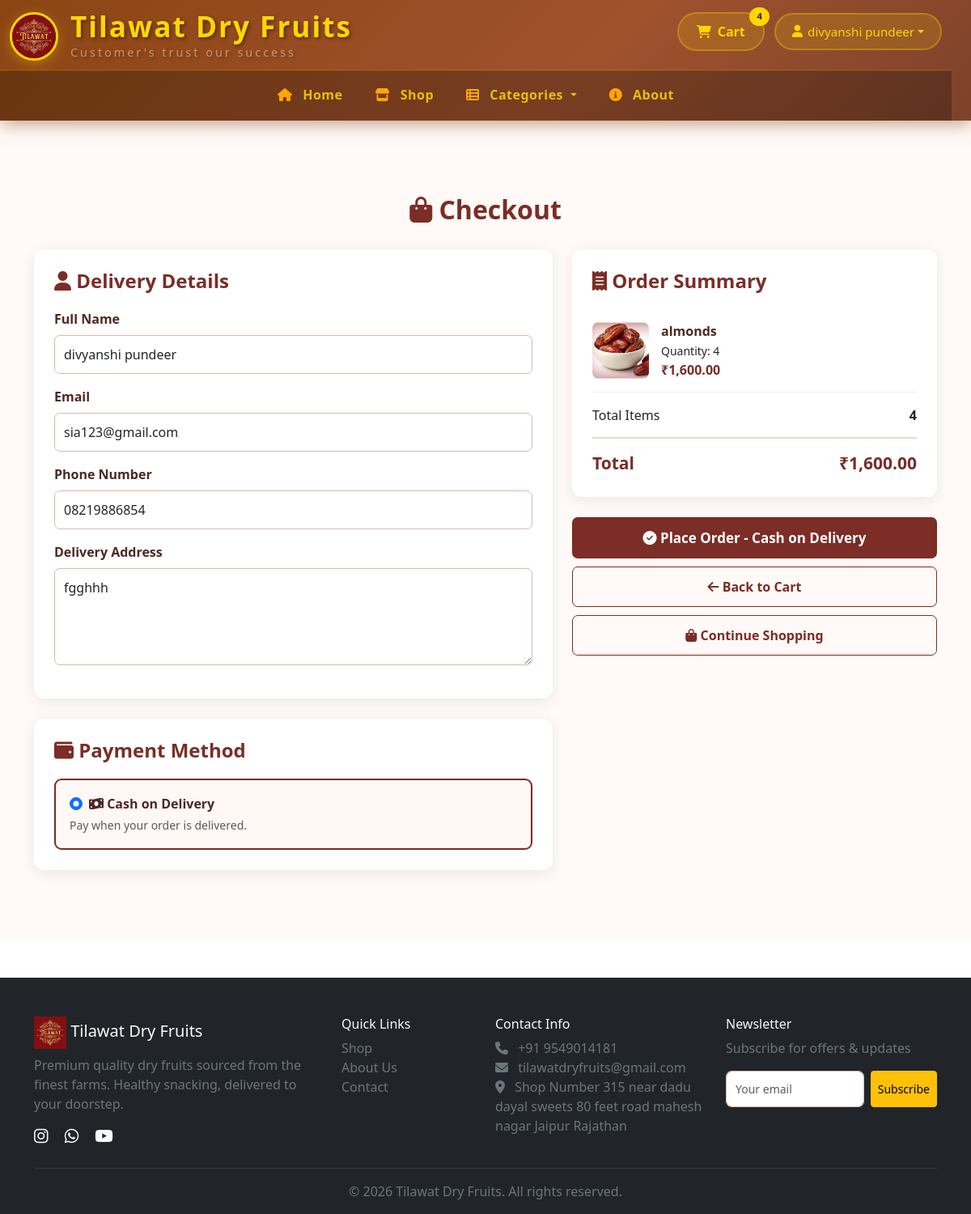
Page /checkout.php (signed in) on the committed database.
### tables this page shows
CREATE TABLE `customers` (
  `id` int(11) NOT NULL,
  `full_name` varchar(100) NOT NULL,
  `email` varchar(100) NOT NULL,
  `phone` varchar(20) DEFAULT NULL,
  `password` varchar(255) NOT NULL,
  `address` text DEFAULT NULL,
  `created_at` timestamp NOT NULL DEFAULT current_timestamp()
);

CREATE TABLE `cart` (
  `id` int(11) NOT NULL,
  `customer_id` int(11) NOT NULL,
  `product_id` int(11) NOT NULL,
  `quantity` decimal(10,3) NOT NULL DEFAULT 1.000,
  `weight_unit` enum('kg','g') NOT NULL DEFAULT 'kg',
  `created_at` timestamp NOT NULL DEFAULT current_timestamp()
);

CREATE TABLE `products` (
  `id` int(11) NOT NULL,
  `category_id` int(11) NOT NULL,
  `product_name` varchar(150) NOT NULL,
  `description` text DEFAULT NULL,
  `price` decimal(10,2) NOT NULL,
  `stock` decimal(10,3) DEFAULT 0.000,
  `image` varchar(255) DEFAULT NULL,
  `status` enum('Active','Inactive') DEFAULT 'Active',
  `created_at` timestamp NOT NULL DEFAULT current_timestamp()
);

### checkout.php (the view, shortened to what this page needs)
<?php
include 'includes/db.php';
$customer_id = (int)$_SESSION['customer_id'];
$stmt = $pdo->prepare("
    SELECT
        id,
        full_name,
        email,
        phone,
        address
    FROM customers
    WHERE id = ?
    LIMIT 1
");
$stmt->execute([$customer_id]);
$customer = $stmt->fetch(PDO::FETCH_ASSOC);
$stmt = $pdo->prepare("
    SELECT
        c.id AS cart_id,
        c.product_id,
        c.quantity,
        p.product_name,
        p.description,
        p.price,
        p.stock,
        p.image,
        p.status
    FROM cart c
    INNER JOIN products p
        ON c.product_id = p.id
    WHERE c.customer_id = ?
    ORDER BY c.id DESC
");
$stmt->execute([$customer_id]);
$cartItems = $stmt->fetchAll(PDO::FETCH_ASSOC);
$grandTotal = 0;
$totalItems = 0;
foreach ($cartItems as $item) {
    $quantity = (int)$item['quantity'];
    $price = (float)$item['price'];
    $grandTotal += $price * $quantity;
    $totalItems += $quantity;
}
include 'includes/header.php';
?>
<div class="checkout-page">
<div class="container">
    <h2 class="checkout-title text-center">
        <i class="fas fa-shopping-bag"></i>
        Checkout
    </h2>
    <form method="POST">
        <div class="row">
            <div class="col-lg-7">
                <div class="checkout-card">
                    <h4>
                        <i class="fas fa-user"></i>
                        Delivery Details
                    </h4>
                    <div class="mb-3">
                        <label class="form-label">
                            Full Name
                        </label>
                        <input
                            type="text"
                            name="full_name"
                            class="form-control"
                            value="<?php
                            echo htmlspecialchars(
                                $customer['full_name'] ?? ''
                            );
                            ?>"
                            required
                        >
                    </div>
                    <div class="mb-3">
                        <label class="form-label">
                            Email
                        </label>
                        <input
                            type="email"
                            class="form-control"
                            value="<?php
                            echo htmlspecialchars(
                                $customer['email'] ?? ''
                            );
                            ?>"
                            readonly
                        >
                    </div>
                    <div class="mb-3">
                        <label class="form-label">
                            Phone Number
                        </label>
                        <input
                            type="text"
                            name="phone"
                            class="form-control"
                            value="<?php
                            echo htmlspecialchars(
                                $customer['phone'] ?? ''
                            );
                            ?>"
                            required
                        >
                    </div>
                    <div class="mb-3">
                        <label class="form-label">
                            Delivery Address
                        </label>
                        <textarea
                            name="address"
                            class="form-control"
                            rows="4"
                            required
                        ><?php
                        echo htmlspecialchars(
                            $customer['address'] ?? ''
                        );
                        ?></textarea>
                    </div>
                </div>
                <div class="checkout-card">
                    <h4>
                        <i class="fas fa-wallet"></i>
                        Payment Method
                    </h4>
                    <div class="payment-box">
                        <div class="form-check">
                            <input
                                type="radio"
                                name="payment_method"
                                value="Cash on Delivery"
                                id="cod"
                                class="form-check-input"
                                checked
                            >
                            <label
                                class="form-check-label"
                                for="cod"
                            >
                                <i class="fas fa-money-bill-wave"></i>
                                Cash on Delivery
                            </label>
                        </div>
                        <small class="text-muted">
                            Pay when your order is delivered.
                        </small>
                    </div>
                </div>
            </div>
            <div class="col-lg-5">
                <div class="checkout-card">
                    <h4>
                        <i class="fas fa-receipt"></i>
                        Order Summary
                    </h4>
                    <?php foreach ($cartItems as $item): ?>
                        <div class="product-row">
                            <?php if (!empty($item['image'])): ?>
                                <img
                                    src="assets/images/products/<?php
                                    echo htmlspecialchars(
                                        $item['image']
                                    );
                                    ?>"
                                    alt="<?php
                                    echo htmlspecialchars(
                                        $item['product_name']
                                    );
                                    ?>"
                                >
                            <?php endif; ?>
                            <div class="flex-grow-1">
                                <div class="product-name">
                                    <?php
                                    echo htmlspecialchars(
                                        $item['product_name']
                                    );
                                    ?>
                                </div>
                                <small>
                                    Quantity:
                                    <?php
                                    echo (int)$item['quantity'];
                                    ?>
                                </small>
                                <div class="product-price">
                                    ₹<?php
                                    echo number_format(
                                        $item['price'] *
                                        $item['quantity'],
                                        2
                                    );
                                    ?>
                                </div>
                            </div>
                        </div>
                    <?php endforeach; ?>
                    <div class="mt-3">
                        <div class="d-flex justify-content-between">
                            <span>
                                Total Items
                            </span>
                            <strong>
                                <?php
                                echo $totalItems;
                                ?>
                            </strong>
                        </div>
                        <div class="total-box">
                            <span>
                                Total
                            </span>
                            <span>
                                ₹<?php
                                echo number_format(
                                    $grandTotal,
                                    2
                                );
                                ?>
                            </span>
                        </div>
                    </div>
                </div>
                <button
                    type="submit"
                    name="place_order"
                    class="place-order-btn"
                >
                    <i class="fas fa-check-circle"></i>
                    Place Order - Cash on Delivery
                </button>
                <a
                    href="cart.php"
                    class="checkout-link"
                >
                    <i class="fas fa-arrow-left"></i>
                    Back to Cart
                </a>
                <a
                    href="shop.php"
                    class="checkout-link"
                >
                    <i class="fas fa-shopping-bag"></i>
                    Continue Shopping
                </a>
            </div>
        </div>
    </form>
</div>
</div>
<?php include 'includes/footer.php'; ?>

### includes/header.php (style rules this page uses)
body { font-family: 'Segoe UI', Tahoma, Geneva, Verdana, sans-serif; padding-top: 140px; }

### checkout.php (style rules this page uses)
.checkout-page { background:#fffaf7; min-height:75vh; padding:100px 0 60px; }
.checkout-title { color:#7b2d26; font-weight:700; margin-bottom:30px; }
.checkout-card { background:white; border:none; border-radius:12px; padding:25px; margin-bottom:25px; box-shadow:0 4px 18px rgba(0,0,0,0.08); }
.checkout-card h4 { color:#7b2d26; font-weight:700; margin-bottom:20px; }
.form-label { font-weight:600; color:#4d2924; }
.form-control { border:1px solid #d8b8ad; border-radius:7px; padding:11px; }
.product-row { display:flex; align-items:center; gap:15px; padding:15px 0; border-bottom:1px solid #eee; }
.product-row img { width:70px; height:70px; object-fit:cover; border-radius:8px; }
.product-name { font-weight:600; color:#4d2924; }
.product-price { color:#7b2d26; font-weight:600; }
.payment-box { border:2px solid #7b2d26; background:#fff8f5; border-radius:9px; padding:17px; }
.payment-box label { font-weight:600; color:#4d2924; }
.total-box { border-top:2px solid #ead8d2; padding-top:15px; margin-top:15px; display:flex; justify-content:space-between; color:#7b2d26; font-size:21px; font-weight:700; }
.place-order-btn { width:100%; border:none; background:#7b2d26; color:white; padding:13px; border-radius:7px; font-size:17px; font-weight:600; }
.checkout-link { display:block; width:100%; text-align:center; padding:12px; border:1px solid #7b2d26; color:#7b2d26; text-decoration:none; border-radius:7px; margin-top:10px; font-weight:600; }

### rows in the picture
customers: full_name "divyanshi pundeer", email "sia123@gmail.com", phone "08219886854", address "fgghhh"
cart: product.image (picture), product.product_name "almonds", quantity "4", product+quantity "1,600.00"

### other values in the picture
getCartCount() "4"
$_SESSION['customer_name'] "divyanshi pundeer"
$totalItems "4"
$grandTotal "1,600.00"
